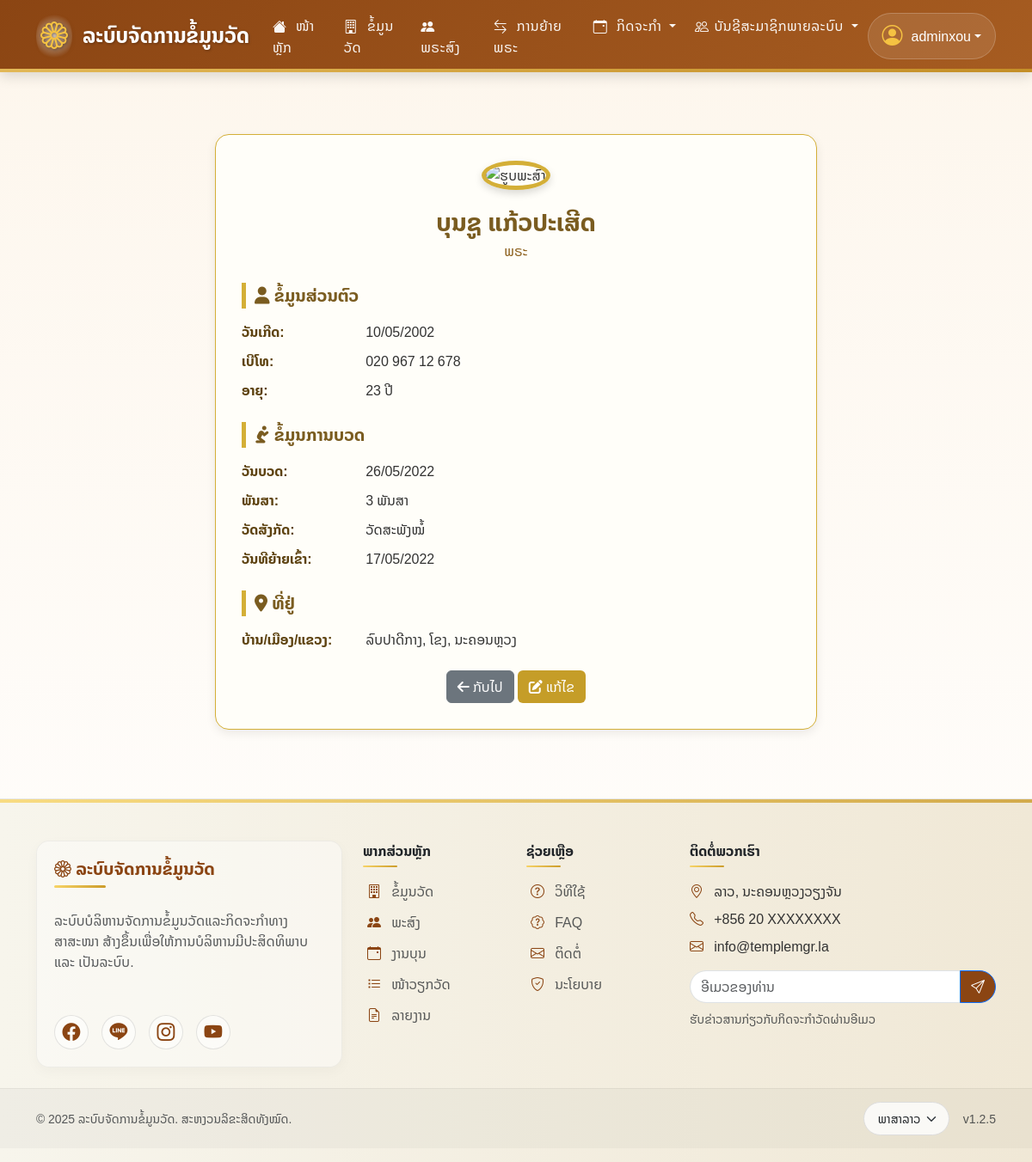
/monks/view.php?id=12 (signed in), run on the app's committed database.
### tables this page shows
CREATE TABLE `monks` (
  `monk_id` int(11) NOT NULL,
  `first_name` varchar(100) NOT NULL,
  `last_name` varchar(100) NOT NULL,
  `birth_date` date DEFAULT NULL,
  `village` varchar(100) DEFAULT NULL,
  `district` varchar(100) DEFAULT NULL,
  `province` varchar(100) DEFAULT NULL,
  `ordination_date` date DEFAULT NULL,
  `temple_id` int(11) DEFAULT NULL,
  `phone` varchar(20) DEFAULT NULL,
  `type` varchar(50) DEFAULT NULL,
  `move_in_date` date DEFAULT NULL,
  `image_path` varchar(255) DEFAULT NULL,
  `created_at` timestamp NULL DEFAULT current_timestamp(),
  `updated_at` timestamp NULL DEFAULT current_timestamp() ON UPDATE current_timestamp()
);

CREATE TABLE `temples` (
  `temple_id` int(11) NOT NULL,
  `temple_name` varchar(150) NOT NULL,
  `village` varchar(100) DEFAULT NULL,
  `district` varchar(100) DEFAULT NULL,
  `province` varchar(100) DEFAULT NULL,
  `created_at` timestamp NULL DEFAULT current_timestamp(),
  `updated_at` timestamp NULL DEFAULT current_timestamp() ON UPDATE current_timestamp()
);

### monks/view.php (the view, shortened to what this page needs)
<?php
$id = isset($_GET['id']) ? (int)$_GET['id'] : 0;
include '../includes/header.php';
$stmt = $conn->prepare("SELECT m.*, t.temple_name,
                        TIMESTAMPDIFF(YEAR, m.birth_date, CURDATE()) as age,
                        TIMESTAMPDIFF(YEAR, m.ordination_date, CURDATE()) as ordination_years
                        FROM monks m
                        LEFT JOIN temples t ON m.temple_id = t.temple_id
                        WHERE m.monk_id = ?");
$stmt->bind_param("i", $id);
$stmt->execute();
$result = $stmt->get_result();
$monk = $result->fetch_assoc();
$imagePath = !empty($monk['image_path']) && file_exists("../uploads/{$monk['image_path']}")
             ? "../uploads/" . htmlspecialchars($monk['image_path'])
             : "../uploads/default-monk.png";
?>
<div class="container my-5">
    <div class="monk-card mx-auto" style="max-width: 700px;">
        <div class="text-center mb-4">
            <img src="<?= $imagePath ?>" class="profile-img mb-3" alt="ຮູບພະສົງ">
            <div class="monk-name"><?= htmlspecialchars($monk['first_name']) ?> <?= htmlspecialchars($monk['last_name']) ?></div>
            <div class="monk-type"><?= htmlspecialchars($monk['type']) ?></div>
        </div>
        <div class="section-title"><i class="fas fa-user"></i> ຂໍ້ມູນສ່ວນຕົວ</div>
        <div class="info-item"><strong>ວັນເກີດ:</strong> <?= date('d/m/Y', strtotime($monk['birth_date'])) ?></div>
        <div class="info-item"><strong>ເບີໂທ:</strong> <?= htmlspecialchars($monk['phone'] ?? '-') ?></div>
        <div class="info-item"><strong>ອາຍຸ:</strong> <?= $monk['age'] ?> ປີ</div>
        <div class="section-title"><i class="fas fa-pray"></i> ຂໍ້ມູນການບວດ</div>
        <div class="info-item"><strong>ວັນບວດ:</strong> <?= date('d/m/Y', strtotime($monk['ordination_date'])) ?></div>
        <div class="info-item"><strong>ພັນສາ:</strong> <?= $monk['ordination_years'] ?> ພັນສາ</div>
        <div class="info-item"><strong>ວັດສັງກັດ:</strong> <?= htmlspecialchars($monk['temple_name'] ?? '-') ?></div>
        <div class="info-item"><strong>ວັນທີຍ້າຍເຂົ້າ:</strong> <?= date('d/m/Y', strtotime($monk['move_in_date'])) ?></div>
        <div class="section-title"><i class="fas fa-map-marker-alt"></i> ທີ່ຢູ່</div>
        <div class="info-item">
            <strong>ບ້ານ/ເມືອງ/ແຂວງ:</strong>
            <?= htmlspecialchars(implode(', ', array_filter([$monk['village'], $monk['district'], $monk['province']]))) ?>
        </div>
        <div class="mt-4 text-center">
            <a href="list.php" class="btn btn-secondary"><i class="fas fa-arrow-left"></i> ກັບໄປ</a>
            <a href="edit.php?id=<?= $id ?>" class="btn btn-wat"><i class="fas fa-edit"></i> ແກ້ໄຂ</a>
        </div>
    </div>
</div>
<?php include '../includes/footer.php'; ?>

### includes/header.php (style rules this page uses)
:root { --primary-color: #8b4513; --primary-dark: #6a340f; --primary-light: #a65c21; --secondary-color: #f5c242; --secondary-dark: #e0af30; --accent-color: #ffc107; --background-color: #fffaf0; --text-color: #333; --header-height: 75px; --gold-gradient: linear-gradient(135deg, #f8d568, #cb9b29); --wood-gradient: linear-gradient(135deg,rgb(139, 69, 19), #a65c21); }
body { font-family: 'Noto Sans Lao', sans-serif; background-color: var(--background-color); color: var(--text-color); overflow-x: hidden; }

### monks/view.php (style rules this page uses)
body { background: linear-gradient(to bottom, #fdf6ec, #fff); font-family: 'Noto Sans Lao', sans-serif; }
.monk-card { background: #fffef9; border: 1px solid #d4af37; border-radius: 16px; padding: 30px; box-shadow: 0 4px 12px rgba(0,0,0,0.08); }
.profile-img { width: 160px; height: 160px; object-fit: cover; border-radius: 50%; border: 5px solid #d4af37; box-shadow: 0 4px 10px rgba(0,0,0,0.15); }
.monk-name { font-size: 1.8rem; font-weight: bold; color: #7a5c20; }
.monk-type { font-size: 1rem; color: #8b5e1a; }
.section-title { font-size: 1.25rem; font-weight: bold; color: #7a5c20; border-left: 5px solid #d4af37; padding-left: 10px; margin-top: 25px; margin-bottom: 15px; }
.info-item { margin-bottom: 10px; }
.info-item strong { display: inline-block; min-width: 140px; color: #5e4311; }
.btn-wat { background-color: #c59d28; color: #fff; }

### data on the page
monks: first_name "ບຸນຊູ", last_name "ແກ້ວປະເສີດ", type "ພຣະ", birth_date "10/05/2002", phone "020 967 12 678", ordination_date "26/05/2022", temple.temple_name "ວັດສະພັງໝໍ້", move_in_date "17/05/2022", village+district+province "ລົບປາດີກາງ, ໂຂງ, ນະຄອນຫຼວງ"

### other printed values
$userName "adminxou"
$monk['age'] "23"
$monk['ordination_years'] "3"
